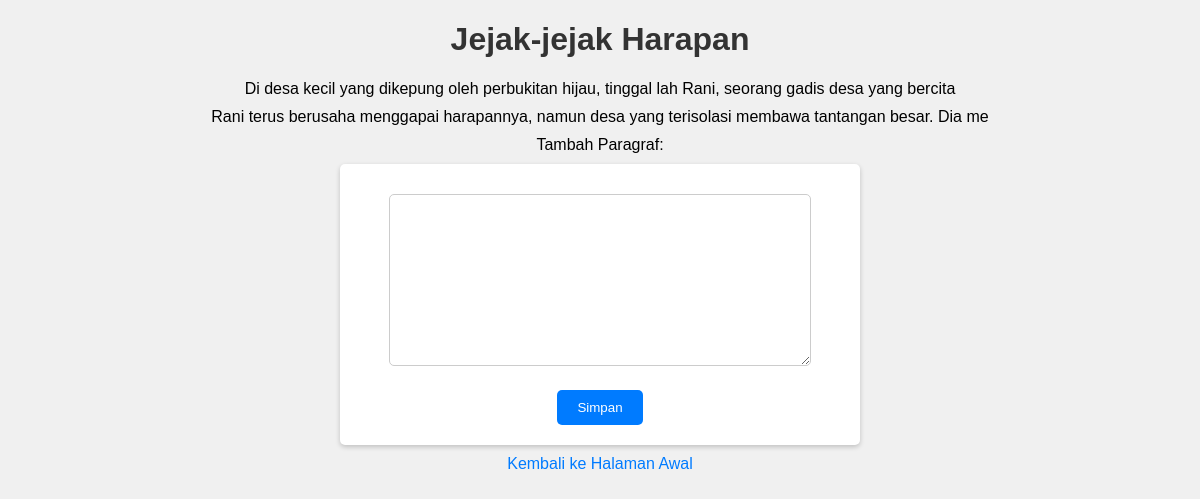
The app's page /lihat_cerita.php?idcerita=2 with its own data.
### tables this page shows
CREATE TABLE `cerita` (
  `idcerita` int(11) NOT NULL AUTO_INCREMENT,
  `judul` varchar(100) DEFAULT NULL,
  `iduser_pembuat_awal` varchar(40) NOT NULL,
  PRIMARY KEY (`idcerita`),
  KEY `fk_cerita_users_idx` (`iduser_pembuat_awal`),
  CONSTRAINT `fk_cerita_users` FOREIGN KEY (`iduser_pembuat_awal`) REFERENCES `users` (`iduser`) ON DELETE NO ACTION ON UPDATE NO ACTION
);

CREATE TABLE `paragraf` (
  `idparagraf` int(11) NOT NULL AUTO_INCREMENT,
  `iduser` varchar(40) NOT NULL,
  `idcerita` int(11) NOT NULL,
  `isi_paragraf` varchar(700) DEFAULT NULL,
  `tanggal_buat` timestamp NULL DEFAULT current_timestamp(),
  PRIMARY KEY (`idparagraf`),
  KEY `fk_paragraf_users1_idx` (`iduser`),
  KEY `fk_paragraf_cerita1_idx` (`idcerita`),
  CONSTRAINT `fk_paragraf_cerita1` FOREIGN KEY (`idcerita`) REFERENCES `cerita` (`idcerita`) ON DELETE NO ACTION ON UPDATE NO ACTION,
  CONSTRAINT `fk_paragraf_users1` FOREIGN KEY (`iduser`) REFERENCES `users` (`iduser`) ON DELETE NO ACTION ON UPDATE NO ACTION
);

### class/koneksi.php (called while the page is built, shortened)
<?php
    class Koneksi {
        public function __construct() {
            $this->conn = new mysqli("localhost", "root", "", "project_uts_fsp");
        }
    }
?>

### class/cerita.php (called while the page is built, shortened)
<?php
    require_once("koneksi.php");
    class Cerita extends Koneksi {
        public function getJudul($iduser="") {
            $sql = "SELECT judul FROM cerita where idcerita = ?";
            $stmt = $this->conn->prepare($sql);
            $stmt->bind_param("i", $iduser);
            $stmt->execute();
            $result = $stmt->get_result();
            return $result;
        }
        public function getAllParagraf($id_cerita="") {
            $sql = "SELECT * from paragraf p WHERE p.idcerita = ?";
            $stmt = $this->conn->prepare($sql);
            $stmt->bind_param("i", $id_cerita);
            $stmt->execute();
            $res = $stmt->get_result();
            return $res;
        }
    }
?>

### lihat_cerita.php (the view, shortened to what this page needs)
<?php
    require_once("class/cerita.php");
    $id_cerita = "";
    $judul = 0;
    if (isset($_GET["idcerita"])) {
        $id_cerita = $_GET["idcerita"];
    }
    $cerita = new Cerita();
    $result = $cerita->getJudul($id_cerita);
    if ($row = $result->fetch_assoc()) {
        $judul = $row["judul"];
    }
?>
<!DOCTYPE html>
<html lang="en">
<head>
</head>
<body>
    <?php
        $result = $cerita->getAllParagraf($id_cerita);
        echo "<h1>$judul</h1>";
        while ($row = $result->fetch_assoc()) {
            echo "<p>".$row["isi_paragraf"]."</p>";
        }
    ?>
    <p>Tambah Paragraf:</p>
    <form action="lihat_cerita.php" method="post">
        <p><textarea name="txttambahparagraf" id="" cols="30" rows="10"></textarea></p>
        <p><input type="submit" value="Simpan" name="btnsimpan"></p>
    </form>
    <p><a href="homepage.php">Kembali ke Halaman Awal</a></p>
</body>
</html>

### lihat_cerita.php (style rules this page uses)
body { font-family: Arial, sans-serif; background-color: #f0f0f0; text-align: center; margin: 0; padding: 0; }
h1 { color: #333; }
p { margin: 10px 0; }
form { background: #fff; max-width: 500px; margin: 0 auto; padding: 10px; border-radius: 5px; box-shadow: 0 2px 5px rgba(0, 0, 0, 0.2); }
textarea { width: 80%; padding: 10px; margin: 10px 0; border: 1px solid #ccc; border-radius: 5px; }
input[type="submit"] { background: #007BFF; color: #fff; border: none; padding: 10px 20px; border-radius: 5px; cursor: pointer; }
a { text-decoration: none; color: #007BFF; }

### records on screen
cerita: judul "Jejak-jejak Harapan"
paragraf: isi_paragraf "Di desa kecil yang dikepung oleh perbukitan hijau, tinggal lah Rani, seorang gadis desa yang bercita"
paragraf: isi_paragraf "Rani terus berusaha menggapai harapannya, namun desa yang terisolasi membawa tantangan besar. Dia me"
